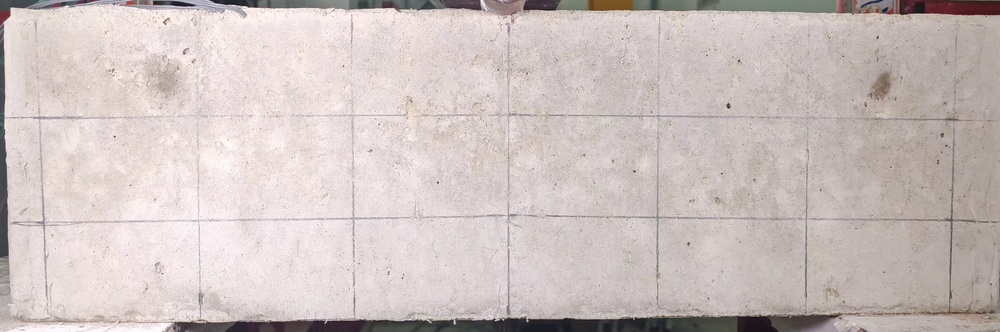
#> input picture image_processing_project/tests/frame_0000.jpg, 1000 x 332 px, shrunk from 3840 x 1276 before the run
$ python -i feature_extraction.py   (imports and definitions only)
#> lines starting #> are read from the running program, lines starting #| are printed output that depends on the picture; after the words box and inside, x2 and y2 are one past the last pixel; in counts of white or black regions, pixels touching at a corner belong together
#> further down, picture is the input picture: shape (332, 1000, 3); mean B, G, R 191.2, 193.6, 205
# feature_extraction.py

import cv2
import numpy as np

def extract_edges(image):
    """Extract edges using the Canny algorithm."""
    # Convert to grayscale if not already
    if len(image.shape) == 3:
        image = cv2.cvtColor(image, cv2.COLOR_BGR2GRAY)
    # Ensure image is uint8
    if image.dtype != np.uint8:
        image = (255 * (image - np.min(image)) / (np.ptp(image) + 1e-8)).astype(np.uint8)
    return cv2.Canny(image, 100, 200)


def compute_histogram(image):
    """Compute color histogram."""
    hist = cv2.calcHist([image], [0, 1, 2], None, [8, 8, 8],
                        [0, 256, 0, 256, 0, 256])
    return cv2.normalize(hist, hist).flatten()

def detect_calcined_clay_hsv(image, lower_hsv=[0, 19, 80], upper_hsv=[20, 50, 255]):
    """
    Detect regions in the image corresponding to calcined clay based on HSV color thresholding.

    Parameters:
        image (np.ndarray): Input BGR image (as loaded by OpenCV).
        lower_hsv (list or np.ndarray): Lower HSV threshold [H, S, V].
        upper_hsv (list or np.ndarray): Upper HSV threshold [H, S, V].

    Returns:
        mask (np.ndarray): Binary mask where detected regions are white (255), others are black (0).
        result (np.ndarray): Image where only the detected regions are shown, others are blacked out.
    """
    # Convert BGR image to HSV color space
    hsv = cv2.cvtColor(image, cv2.COLOR_BGR2HSV)
#> hsv: shape (332, 1000, 3); mean H, S, V 32.6, 19.5, 205.2

    # Convert threshold lists to NumPy arrays
    lower = np.array(lower_hsv, dtype=np.uint8)
    upper = np.array(upper_hsv, dtype=np.uint8)

    # Create mask
    mask = cv2.inRange(hsv, lower, upper)
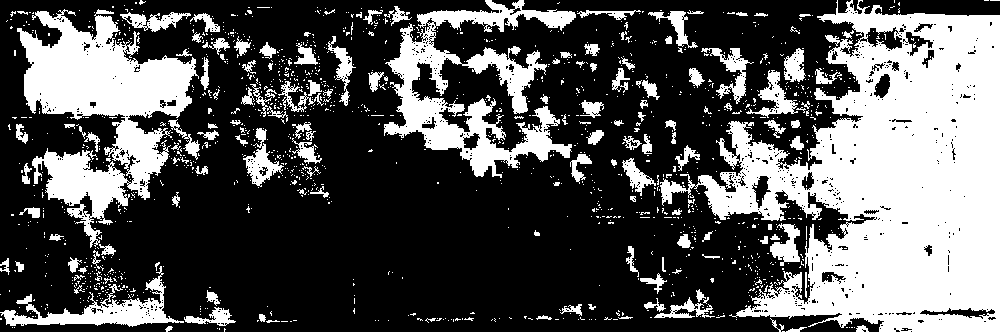
#> mask: shape (332, 1000); 34.2% white; 1421 white regions (1276 under 20 px), largest, box (x1, y1, x2, y2) and area: (660, 0, 1000, 332) 59519, (17, 9, 199, 248) 18495, (384, 0, 576, 178) 12137

    # Optionally, apply morphological operations to clean up the mask
    kernel = np.ones((5, 5), np.uint8)
    mask_clean = cv2.morphologyEx(mask, cv2.MORPH_OPEN, kernel)
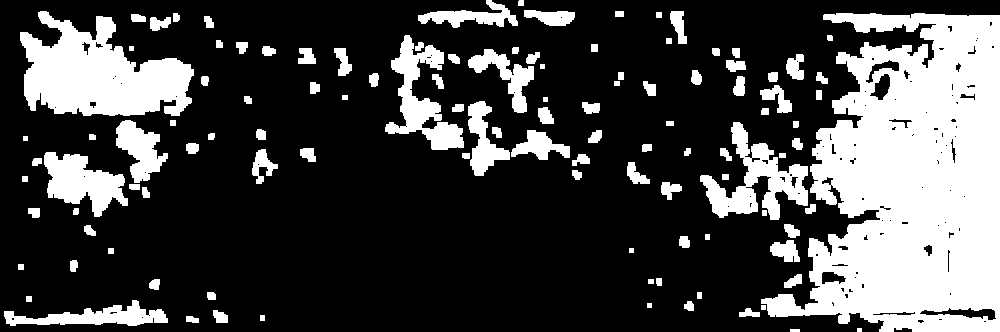
#> mask_clean: shape (332, 1000); 27.6% white; 114 white regions, largest, box (x1, y1, x2, y2) and area: (761, 13, 1000, 332) 50465, (20, 11, 194, 116) 11204, (700, 122, 808, 220) 4067
    mask_clean = cv2.morphologyEx(mask_clean, cv2.MORPH_CLOSE, kernel)
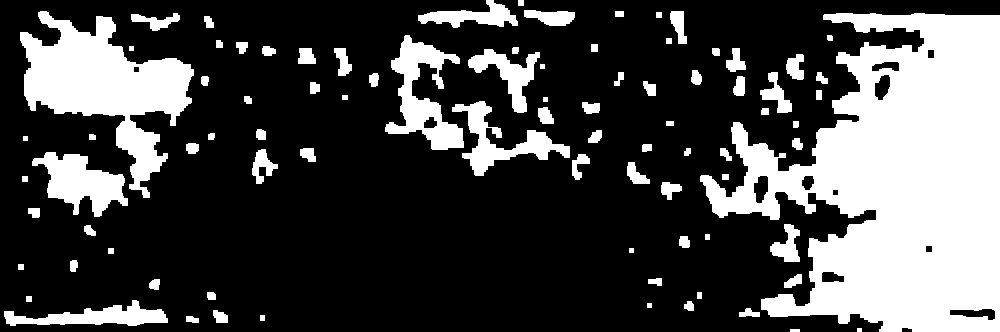
#> mask_clean: shape (332, 1000); 28.5% white; 87 white regions, largest, box (x1, y1, x2, y2) and area: (700, 13, 1000, 332) 56551, (20, 11, 194, 198) 13516, (385, 35, 464, 150) 3845

    # Extract detected regions from the original image
    result = cv2.bitwise_and(image, image, mask=mask_clean)
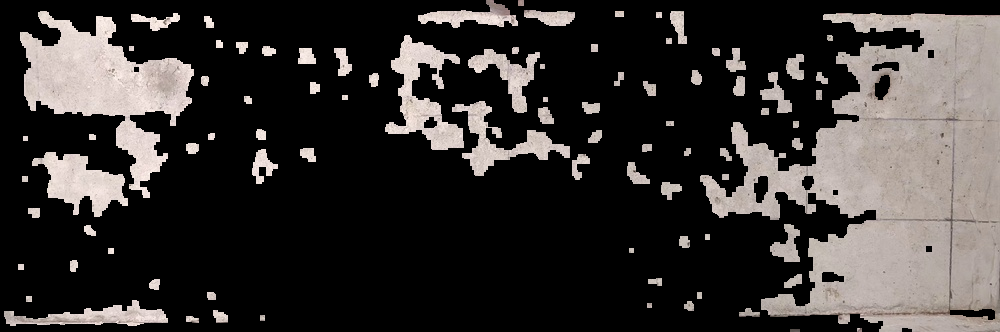
#> result: shape (332, 1000, 3); mean B, G, R 50.9, 52.5, 56

    # crop the result to the bounding box of the mask
    x, y, w, h = cv2.boundingRect(mask_clean)
#> x = 4; y = 0; w = 996; h = 332
    if w > 0 and h > 0:
        result = result[y:y+h, x:x+w]
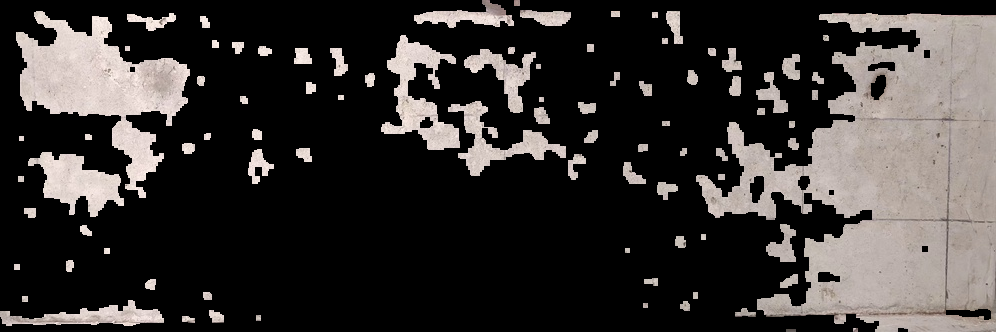
#> result: shape (332, 996, 3); mean B, G, R 51.1, 52.7, 56.3
        mask_clean = mask_clean[y:y+h, x:x+w]
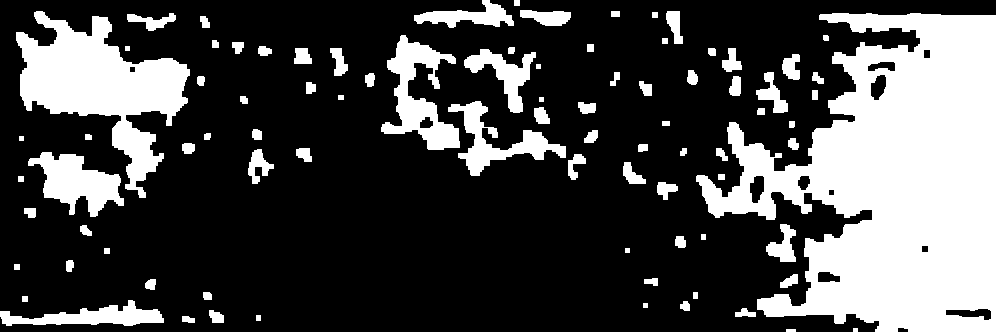
#> mask_clean: shape (332, 996); 28.6% white; 87 white regions, largest, box (x1, y1, x2, y2) and area: (696, 13, 996, 332) 56551, (16, 11, 190, 198) 13516, (381, 35, 460, 150) 3845
        # Ensure the result is in the same format as the input image
        if result.size > 0 and result.dtype != np.uint8:
            result = (255 * (result - np.min(result)) / (np.ptp(result) + 1e-8)).astype(np.uint8)
        if mask_clean.size > 0 and mask_clean.dtype != np.uint8:
            mask_clean = (255 * (mask_clean - np.min(mask_clean)) / (np.ptp(mask_clean) + 1e-8)).astype(np.uint8)
    else:
        # No region detected, return empty arrays of correct shape
        result = np.zeros((0, 0, image.shape[2]), dtype=np.uint8) if len(image.shape) == 3 else np.zeros((0, 0), dtype=np.uint8)
        mask_clean = np.zeros((0, 0), dtype=np.uint8)

    return mask_clean, result

# feature_extraction.py (new function)
def morphological_skeleton(binary_img):
    """Implements robust skeletonization using morphological operations"""
    skeleton = np.zeros(binary_img.shape, np.uint8)
    elem = cv2.getStructuringElement(cv2.MORPH_CROSS, (3,3))

    while True:
        eroded = cv2.erode(binary_img, elem)
        temp = cv2.dilate(eroded, elem)
        temp = cv2.subtract(binary_img, temp)
        skeleton = cv2.bitwise_or(skeleton, temp)
        binary_img = eroded.copy()

        if cv2.countNonZero(binary_img) == 0:
            break

    return skeleton

>>> import cv2
>>> picture = cv2.imread('tests/frame_0000.jpg')
>>> result = detect_calcined_clay_hsv(picture)
